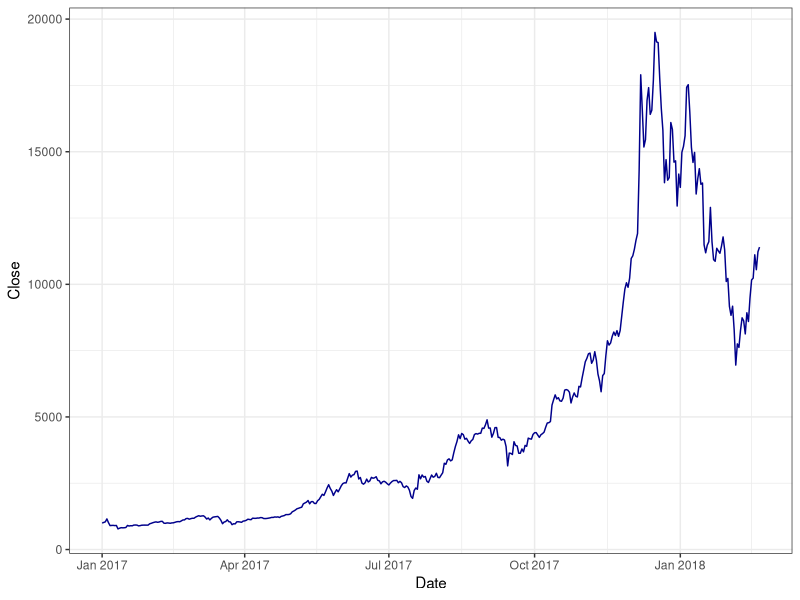
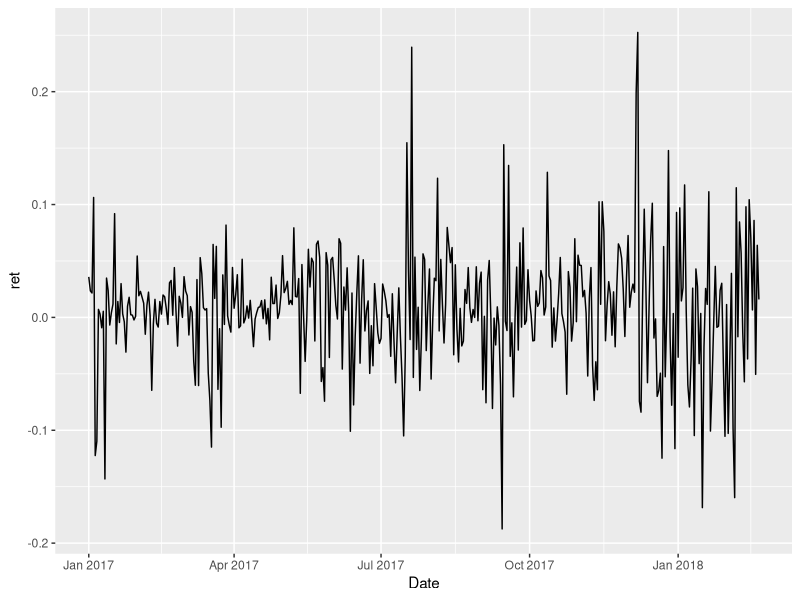
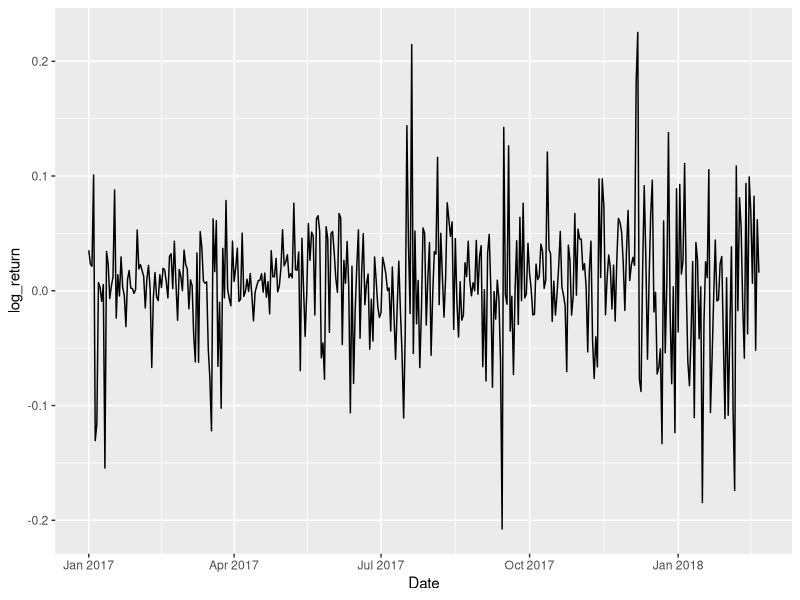
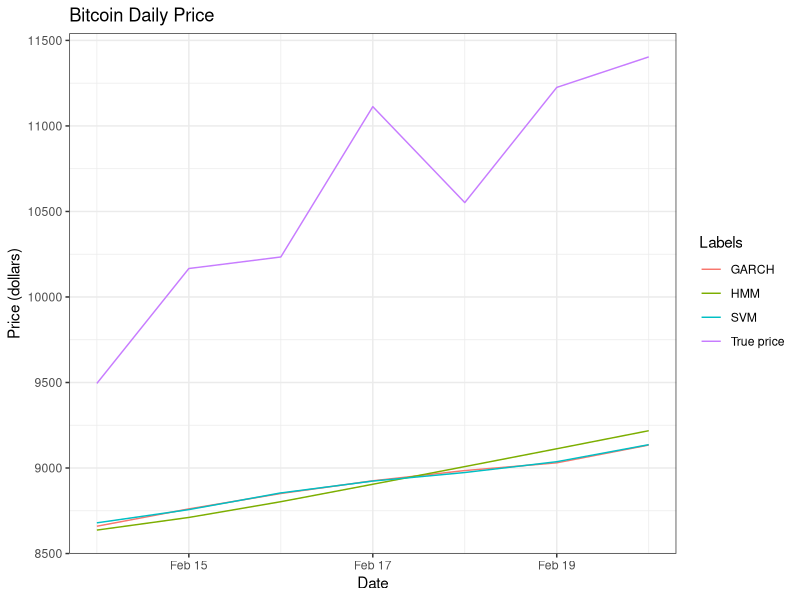

The R script that drew these images, in order:
# Data Visualization
# Author: Yanhan Si
# Created by: Nov 19, 2020 (GMT-5)
# Updated by: Nov 19, 2020 (GMT-5)
# --------------------------------------------------------------------------------

library(tidyverse)
library(ggplot2)
# read data

bitcoin = read_csv("./data/bitcoin.csv")
names(bitcoin)
bitcoin %>% 
  ggplot(aes(x = Date, y = Close)) +
  geom_line(color = "darkblue") +
  theme_bw() 
bitcoin %>% ggplot(aes(x = Date, y = ret)) + geom_line()
bitcoin %>% ggplot(aes(x = Date, y = log_return)) + geom_line()

# plot the predicted bitcoin prices of the three models
# read in dataset
HMM_pred <- read_csv("data/HMM_pred_price.csv")
SVM_pred <- read_csv("data/SVM_pred_price.csv")
GARCH_pred <- read_csv("data/GARCH11_pred_price.csv")
HMM_pred = HMM_pred %>% rename(HMM = y_pred)
SVM_pred = SVM_pred %>% rename(SVM = y_pred) %>% select(SVM)
GARCH_pred = GARCH_pred %>% rename(GARCH = y_pred, `True price` = y_true)
plot_df = cbind(GARCH_pred, SVM_pred, HMM_pred)

vars = names(plot_df)[-1]

plot_df %>% pivot_longer(
  cols = all_of(vars), 
  names_to = "Labels"
) %>% 
  ggplot(aes(x = date, y= value, color = Labels)) + 
    geom_line() + 
    xlab('Date') +
    ylab('Price (dollars)') +
    ggtitle("Bitcoin Daily Price") + 
    theme_bw()
